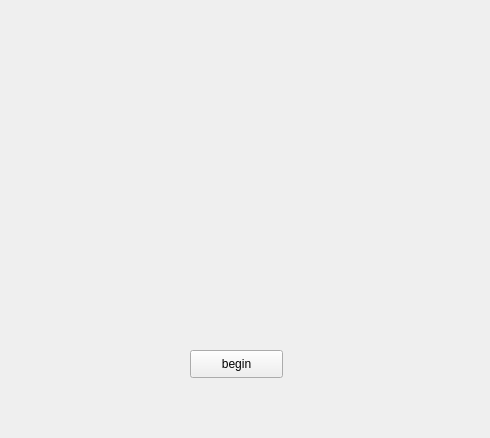
<?xml version="1.0" encoding="UTF-8"?>
<ui version="4.0">
 <class>Form</class>
 <widget class="QWidget" name="Form">
  <property name="geometry">
   <rect>
    <x>0</x>
    <y>0</y>
    <width>490</width>
    <height>438</height>
   </rect>
  </property>
  <property name="windowTitle">
   <string>Form</string>
  </property>
  <widget class="QPushButton" name="pushButton">
   <property name="geometry">
    <rect>
     <x>190</x>
     <y>350</y>
     <width>93</width>
     <height>28</height>
    </rect>
   </property>
   <property name="text">
    <string>begin</string>
   </property>
  </widget>
 </widget>
 <resources/>
 <connections/>
</ui>
